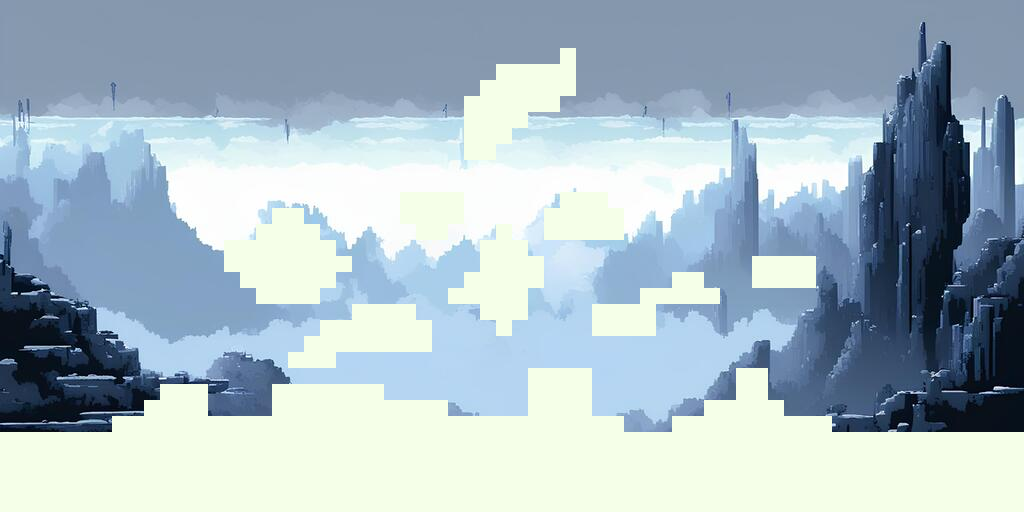

This is a level from a 2D game, rendered from its Tiled map with the project's own tilesets. A one-line summary and the map file follow, with tile-layer data summarised:
An orthogonal 64x32 tile map with 16x16 px tiles, 3 tile layers (background, platforms, start_end) and 60 objects (Start, End, 0, 1, 4, ...).

<map version="1.10" tiledversion="1.10.2" orientation="orthogonal" renderorder="right-down" width="64" height="32" tilewidth="16" tileheight="16" infinite="0" nextlayerid="8" nextobjectid="65">
 <tileset firstgid="1" name="full" tilewidth="16" tileheight="16" tilecount="4824" columns="134">
  <image source="for_map/full.png" width="2144" height="576" />
 </tileset>
 <layer id="6" name="background" width="64" height="32">
  <data>[2048 cells, 2048 non-empty, 2048 distinct tile ids]</data>
 </layer>
 <layer id="2" name="platforms" width="64" height="32" offsetx="0.67666" offsety="0.21556">
  <data>[2048 cells, 556 non-empty, 1 distinct tile ids]</data>
 </layer>
 <layer id="4" name="start_end" width="64" height="32">
  <data>[2048 cells, 0 non-empty, 0 distinct tile ids]</data>
 </layer>
 <objectgroup id="3" name="Collisions" visible="0" offsetx="0.666667" offsety="0">
  <object id="1" x="-1.0833" y="434.333" width="208.917" height="76" />
  <object id="2" x="254.667" y="224.167" width="64" height="16.3333" />
  <object id="3" x="447" y="288.667" width="80.3334" height="9.66667" />
  <object id="4" x="464" y="271.334" width="79.3333" height="17.3333" />
  <object id="5" x="591" y="303.667" width="62.6667" height="16.6666" />
  <object id="6" x="672" y="272.667" width="32" height="16.6667" />
  <object id="7" name="Start" x="19.3333" y="421" />
  <object id="8" name="End" x="1006.17" y="423.417" />
  <object id="9" x="320" y="386.25" width="47.3333" height="123.25" />
  <object id="10" x="381.671" y="401.781" width="18.6667" height="108.58" rotation="359.848" />
  <object id="11" x="494.334" y="81.833" width="17.5" height="60.8333" />
  <object id="12" x="529.25" y="65.6663" width="15.6667" height="49.5833" />
  <object id="13" x="114" y="417.333" width="96" height="17.1667" />
  <object id="14" x="208.833" y="418.25" width="112" height="92.0833" />
  <object id="15" x="366.667" y="386.417" width="15.3333" height="123.583" />
  <object id="16" x="400" y="402.291" width="46.9167" height="109.042" />
  <object id="17" x="447.083" y="418.25" width="176.417" height="92.667" />
  <object id="18" x="542.666" y="208" width="80" height="17.3333" />
  <object id="19" x="559.666" y="194.334" width="48.3334" height="13.3333" />
  <object id="20" x="527.333" y="369.25" width="63.8333" height="48.5833" />
  <object id="21" x="623.5" y="434.25" width="399.5" height="76.75" />
  <object id="22" x="671.167" y="417.417" width="160" height="16.5" />
  <object id="23" x="702" y="401.417" width="81.75" height="15.9167" />
  <object id="24" x="399.334" y="194" width="63.3333" height="13.5" />
  <object id="25" x="270.917" y="209.583" width="32.6667" height="13.9167" />
  <object id="26" x="224" y="240.666" width="30" height="32.6667" />
  <object id="27" x="495" y="225" width="16" height="15.3334" />
  <object id="28" x="750.667" y="258.334" width="65.3333" height="14.6667" />
  <object id="29" x="640.666" y="288.667" width="80" height="16.6667" />
  <object id="31" x="734.833" y="369.75" width="32.75" height="31.75" />
  <object id="32" x="479.515" y="257.091" width="63.8182" height="13.8182" />
  <object id="33" x="479.515" y="241.273" width="47.8182" height="15.8182" />
  <object id="34" x="318.583" y="240.75" width="16.75" height="4.5" />
  <object id="35" x="335.583" y="252.75" width="15" height="1.5" />
  <object id="36" x="286.5" y="347.5" width="48.75" height="12" />
  <object id="37" x="303.833" y="337.25" width="127" height="9.16667" />
  <object id="38" x="319.833" y="322.25" width="111" height="14.5" />
  <object id="39" x="351.833" y="305.75" width="62.75" height="16.25" />
  <object id="40" x="271.697" y="385.636" width="47.5" height="32.0909" />
  <object id="42" x="558.667" y="48.6667" width="17.3333" height="48.6667" />
  <object id="51" x="144.333" y="399.5" width="62.5" height="16.5" />
  <object id="52" x="159.833" y="384.5" width="47" height="16.5" />
 </objectgroup>
 <objectgroup id="7" name="Oxygen">
  <object id="53" x="282.167" y="191.5" />
  <object id="54" x="452" y="178" />
  <object id="55" x="481.833" y="225.667" />
  <object id="56" x="462.5" y="82.6667" />
  <object id="57" x="484.667" y="398" />
  <object id="58" x="613.667" y="192.833" />
  <object id="59" x="786" y="241.667" />
  <object id="60" x="709.667" y="272.833" />
  <object id="61" x="850.333" y="417.5" />
  <object id="63" x="568.333" y="31.1667" />
  <object id="64" x="398.5" y="288.667" />
 </objectgroup>
 <objectgroup id="5" name="EnemyPath" visible="0">
  <object id="43" name="0" x="385.5" y="372.333" width="61.3333" height="18.1667" />
  <object id="45" name="1" x="624.5" y="404.167" width="47.1667" height="18" />
  <object id="46" name="4" x="751.833" y="225.667" width="64" height="16.5" />
  <object id="47" name="2" x="856.75" y="404.917" width="69.5" height="24.1667" />
  <object id="48" name="5" x="354.5" y="275.833" width="59.3333" height="21.5" />
  <object id="49" name="6" x="496.166" y="36.1666" width="62.1667" height="16" />
  <object id="50" name="3" x="575.091" y="170.955" width="33.4546" height="16.1818" />
 </objectgroup>
</map>